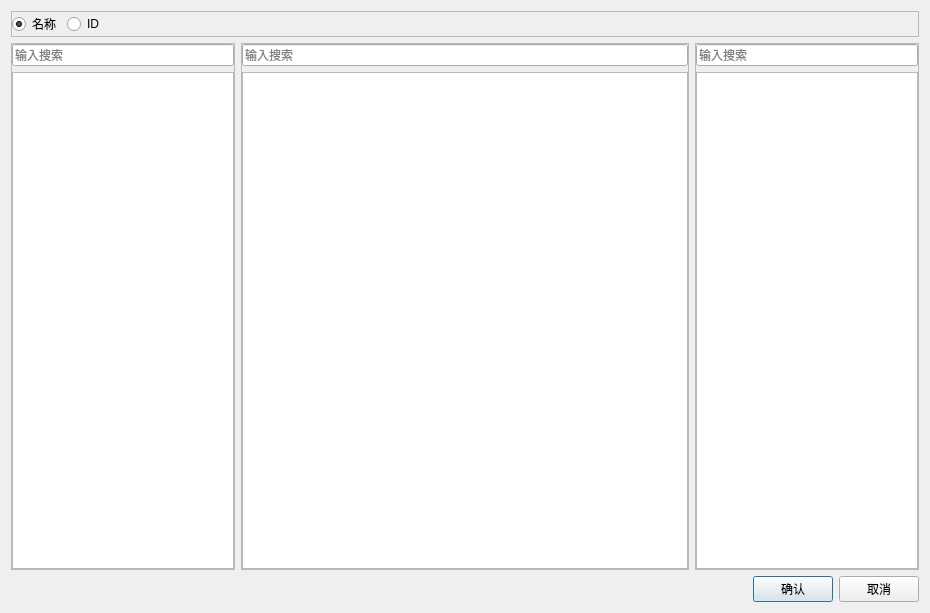
<?xml version="1.0" encoding="UTF-8"?>
<ui version="4.0">
 <class>SelectSignalDlg</class>
 <widget class="QDialog" name="SelectSignalDlg">
  <property name="geometry">
   <rect>
    <x>0</x>
    <y>0</y>
    <width>930</width>
    <height>613</height>
   </rect>
  </property>
  <property name="maximumSize">
   <size>
    <width>16777215</width>
    <height>16777215</height>
   </size>
  </property>
  <property name="windowTitle">
   <string>Form</string>
  </property>
  <layout class="QVBoxLayout" name="verticalLayout_4">
   <item>
    <widget class="QFrame" name="frame_2">
     <property name="frameShape">
      <enum>QFrame::StyledPanel</enum>
     </property>
     <property name="frameShadow">
      <enum>QFrame::Raised</enum>
     </property>
     <layout class="QHBoxLayout" name="horizontalLayout_3">
      <property name="leftMargin">
       <number>0</number>
      </property>
      <property name="topMargin">
       <number>0</number>
      </property>
      <property name="rightMargin">
       <number>0</number>
      </property>
      <property name="bottomMargin">
       <number>0</number>
      </property>
      <item>
       <widget class="QRadioButton" name="radioButton_name">
        <property name="text">
         <string>名称</string>
        </property>
        <property name="checked">
         <bool>true</bool>
        </property>
       </widget>
      </item>
      <item>
       <widget class="QRadioButton" name="radioButton_id">
        <property name="text">
         <string>ID</string>
        </property>
       </widget>
      </item>
      <item>
       <spacer name="horizontalSpacer_2">
        <property name="orientation">
         <enum>Qt::Horizontal</enum>
        </property>
        <property name="sizeHint" stdset="0">
         <size>
          <width>813</width>
          <height>20</height>
         </size>
        </property>
       </spacer>
      </item>
     </layout>
    </widget>
   </item>
   <item>
    <layout class="QHBoxLayout" name="horizontalLayout_2">
     <item>
      <widget class="QFrame" name="frame_icd">
       <property name="sizePolicy">
        <sizepolicy hsizetype="Expanding" vsizetype="Expanding">
         <horstretch>1</horstretch>
         <verstretch>0</verstretch>
        </sizepolicy>
       </property>
       <property name="frameShape">
        <enum>QFrame::StyledPanel</enum>
       </property>
       <property name="frameShadow">
        <enum>QFrame::Raised</enum>
       </property>
       <layout class="QVBoxLayout" name="verticalLayout">
        <property name="leftMargin">
         <number>0</number>
        </property>
        <property name="topMargin">
         <number>0</number>
        </property>
        <property name="rightMargin">
         <number>0</number>
        </property>
        <property name="bottomMargin">
         <number>0</number>
        </property>
        <item>
         <widget class="QLineEdit" name="lineEdit_icdFilter">
          <property name="minimumSize">
           <size>
            <width>0</width>
            <height>22</height>
           </size>
          </property>
          <property name="placeholderText">
           <string>输入搜索</string>
          </property>
         </widget>
        </item>
        <item>
         <widget class="QTableWidget" name="tableWidget_icd">
          <property name="minimumSize">
           <size>
            <width>0</width>
            <height>0</height>
           </size>
          </property>
          <property name="maximumSize">
           <size>
            <width>16777215</width>
            <height>16777215</height>
           </size>
          </property>
          <property name="focusPolicy">
           <enum>Qt::NoFocus</enum>
          </property>
          <property name="selectionMode">
           <enum>QAbstractItemView::SingleSelection</enum>
          </property>
          <property name="selectionBehavior">
           <enum>QAbstractItemView::SelectRows</enum>
          </property>
          <property name="cornerButtonEnabled">
           <bool>false</bool>
          </property>
          <attribute name="horizontalHeaderHighlightSections">
           <bool>false</bool>
          </attribute>
         </widget>
        </item>
       </layout>
      </widget>
     </item>
     <item>
      <widget class="QFrame" name="frame_pin">
       <property name="sizePolicy">
        <sizepolicy hsizetype="Expanding" vsizetype="Expanding">
         <horstretch>2</horstretch>
         <verstretch>0</verstretch>
        </sizepolicy>
       </property>
       <property name="frameShape">
        <enum>QFrame::StyledPanel</enum>
       </property>
       <property name="frameShadow">
        <enum>QFrame::Raised</enum>
       </property>
       <layout class="QVBoxLayout" name="verticalLayout_2">
        <property name="leftMargin">
         <number>0</number>
        </property>
        <property name="topMargin">
         <number>0</number>
        </property>
        <property name="rightMargin">
         <number>0</number>
        </property>
        <property name="bottomMargin">
         <number>0</number>
        </property>
        <item>
         <widget class="QLineEdit" name="lineEdit_pinFilter">
          <property name="minimumSize">
           <size>
            <width>0</width>
            <height>22</height>
           </size>
          </property>
          <property name="placeholderText">
           <string>输入搜索</string>
          </property>
         </widget>
        </item>
        <item>
         <widget class="QTableWidget" name="tableWidget_pin">
          <property name="focusPolicy">
           <enum>Qt::NoFocus</enum>
          </property>
          <property name="selectionMode">
           <enum>QAbstractItemView::SingleSelection</enum>
          </property>
          <property name="selectionBehavior">
           <enum>QAbstractItemView::SelectRows</enum>
          </property>
          <property name="cornerButtonEnabled">
           <bool>false</bool>
          </property>
          <attribute name="horizontalHeaderHighlightSections">
           <bool>false</bool>
          </attribute>
         </widget>
        </item>
       </layout>
      </widget>
     </item>
     <item>
      <widget class="QFrame" name="frame_FIFO">
       <property name="sizePolicy">
        <sizepolicy hsizetype="Expanding" vsizetype="Expanding">
         <horstretch>1</horstretch>
         <verstretch>0</verstretch>
        </sizepolicy>
       </property>
       <property name="frameShape">
        <enum>QFrame::StyledPanel</enum>
       </property>
       <property name="frameShadow">
        <enum>QFrame::Raised</enum>
       </property>
       <layout class="QVBoxLayout" name="verticalLayout_3">
        <property name="leftMargin">
         <number>0</number>
        </property>
        <property name="topMargin">
         <number>0</number>
        </property>
        <property name="rightMargin">
         <number>0</number>
        </property>
        <property name="bottomMargin">
         <number>0</number>
        </property>
        <item>
         <widget class="QLineEdit" name="lineEdit_FIFOFilter">
          <property name="minimumSize">
           <size>
            <width>0</width>
            <height>22</height>
           </size>
          </property>
          <property name="placeholderText">
           <string>输入搜索</string>
          </property>
         </widget>
        </item>
        <item>
         <widget class="QTableWidget" name="tableWidget_FIFO">
          <property name="minimumSize">
           <size>
            <width>0</width>
            <height>0</height>
           </size>
          </property>
          <property name="maximumSize">
           <size>
            <width>16777215</width>
            <height>16777215</height>
           </size>
          </property>
          <property name="focusPolicy">
           <enum>Qt::NoFocus</enum>
          </property>
          <property name="selectionMode">
           <enum>QAbstractItemView::SingleSelection</enum>
          </property>
          <property name="selectionBehavior">
           <enum>QAbstractItemView::SelectRows</enum>
          </property>
          <property name="cornerButtonEnabled">
           <bool>false</bool>
          </property>
          <attribute name="horizontalHeaderHighlightSections">
           <bool>false</bool>
          </attribute>
         </widget>
        </item>
       </layout>
      </widget>
     </item>
    </layout>
   </item>
   <item>
    <layout class="QHBoxLayout" name="horizontalLayout">
     <item>
      <spacer name="horizontalSpacer">
       <property name="orientation">
        <enum>Qt::Horizontal</enum>
       </property>
       <property name="sizeHint" stdset="0">
        <size>
         <width>40</width>
         <height>20</height>
        </size>
       </property>
      </spacer>
     </item>
     <item>
      <widget class="QPushButton" name="pushButton_confirm">
       <property name="text">
        <string>确认</string>
       </property>
      </widget>
     </item>
     <item>
      <widget class="QPushButton" name="pushButton_cancel">
       <property name="text">
        <string>取消</string>
       </property>
      </widget>
     </item>
    </layout>
   </item>
  </layout>
 </widget>
 <resources/>
 <connections/>
</ui>
